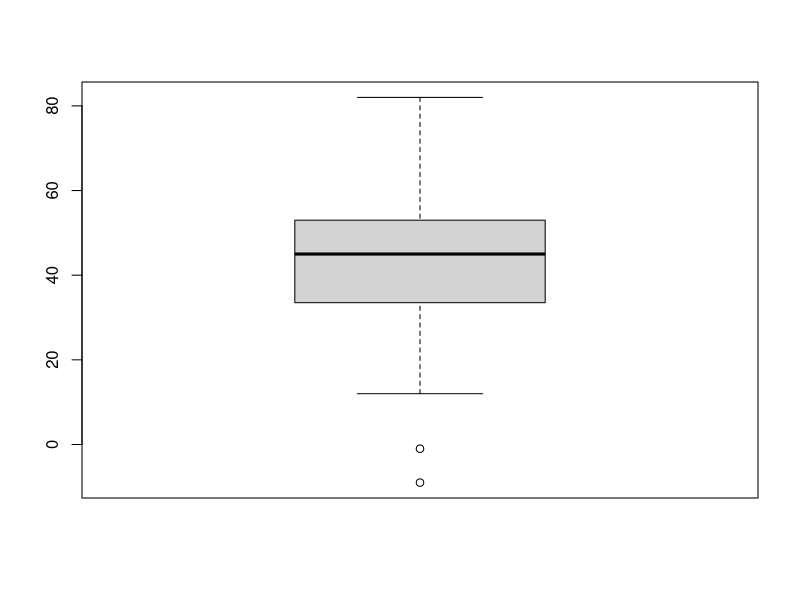
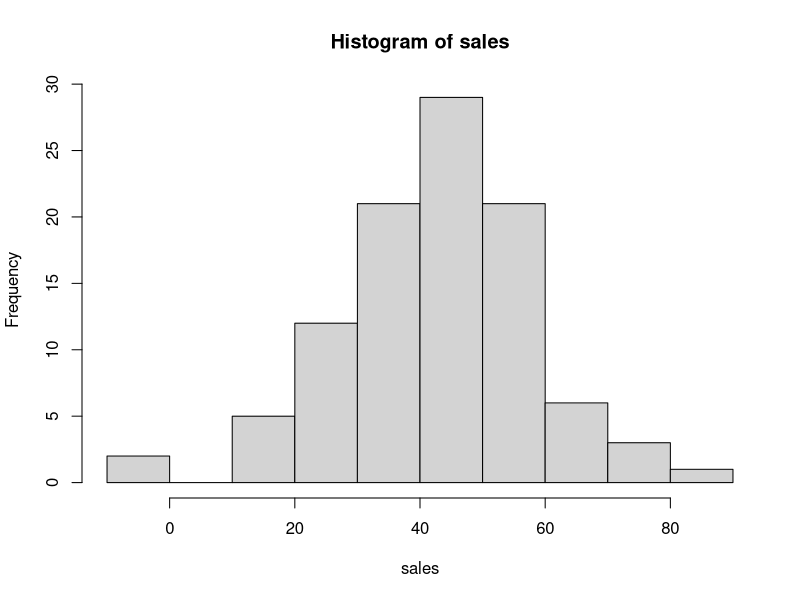
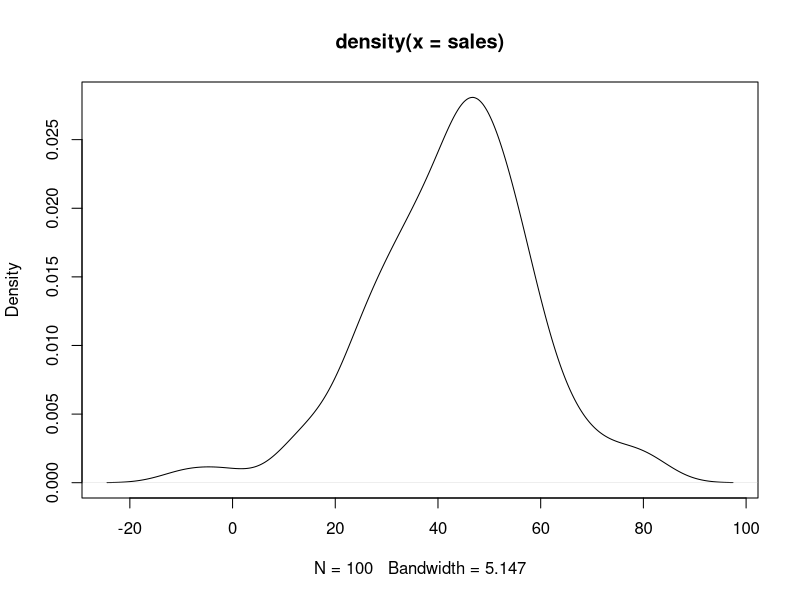

R code for these plots, in order: (Note: this script raises an error after producing the figures.)
sales=rnorm(100, mean=40, sd=15)
sales
sales=trunc(sales)
sales
boxplot(sales)
hist(sales)
plot(density(sales))
range(sales)
m1=matrix(100:123,ncol=2)
m1
colSums(m1)
colMeans(m1)
head(m1)
colnames(m1)=c('A','B')
head(m1)
#dataframe = every column can have a diff. datatype
?runif
(sname=paste('Student',1:30, sep='_'))
(marks=trunc(runif(30,50,90)))
(gender=sample(c('M','F'),replace=T, size=30, prob=c(.7,.3)))
df1=data.frame(sname,marks, gender)
head(df1)
library(dplyr)
df1%>%group_by(gender)%>% summarise(mean(marks),n(), min(marks), max(marks))
?select
?arrange
arrange(sname, .by_marks=T,.by_gender=F)
df1%>% select(sname, marks)%>% arrange(desc(marks))
df1%>% sample_n(3)
df1%>%sample_frac(.3)
?frac
